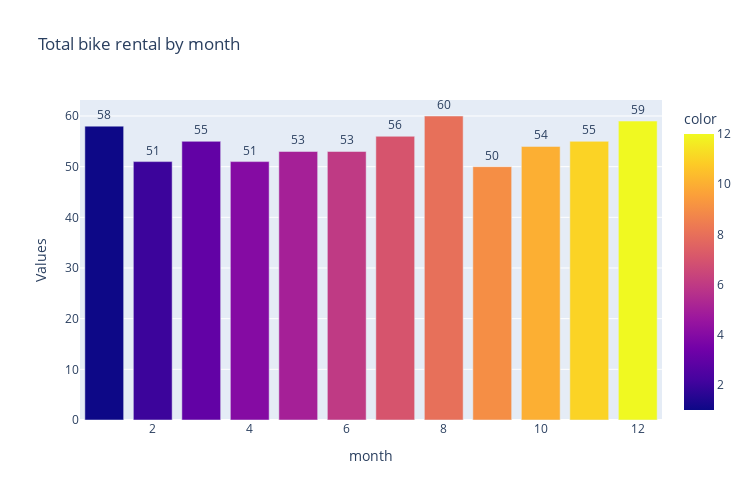

Notebook cell for this chart:
### Markdown cell above
# EDA

### Code cell
# total rental bike by month
month = df_day['mnth'].value_counts()
fig = px.bar(df_day,
             x =month.index,
             y =month.values,
             color =month.index,
             title = 'Total bike rental by month',
             text_auto = '.2s',
             width = 750,
             height = 500)

fig.update_layout(
    xaxis_title = 'month',
    yaxis_title = 'Values',
    showlegend = True)

fig.update_traces(
    textposition='outside')

fig.show()

### Figure 1 — Plotly figure (JSON) as saved in the notebook; plotly's stock layout.template omitted (floating-point values rounded to 4 significant figures)
{"data": [{"alignmentgroup": "True", "hovertemplate": "x=%{x}<br>y=%{y}<br>color=%{marker.color}<extra></extra>", "legendgroup": "", "marker": {"color": [8, 12, 1, 7, 3, 11, 10, 5, 6, 2, 4, 9], "coloraxis": "coloraxis", "pattern": {"shape": ""}}, "name": "", "offsetgroup": "", "orientation": "v", "showlegend": false, "textposition": "outside", "texttemplate": "%{y:.2s}", "type": "bar", "x": [8, 12, 1, 7, 3, 11, 10, 5, 6, 2, 4, 9], "xaxis": "x", "y": [60, 59, 58, 56, 55, 55, 54, 53, 53, 51, 51, 50], "yaxis": "y"}], "layout": {"barmode": "relative", "coloraxis": {"colorbar": {"title": {"text": "color"}}, "colorscale": [[0, "#0d0887"], [0.1111, "#46039f"], [0.2222, "#7201a8"], [0.3333, "#9c179e"], [0.4444, "#bd3786"], [0.5556, "#d8576b"], [0.6667, "#ed7953"], [0.7778, "#fb9f3a"], [0.8889, "#fdca26"], [1, "#f0f921"]]}, "height": 500, "legend": {"tracegroupgap": 0}, "showlegend": true, "title": {"text": "Total bike rental by month"}, "width": 750, "xaxis": {"anchor": "y", "domain": [0, 1], "title": {"text": "month"}}, "yaxis": {"anchor": "x", "domain": [0, 1], "title": {"text": "Values"}}}}
